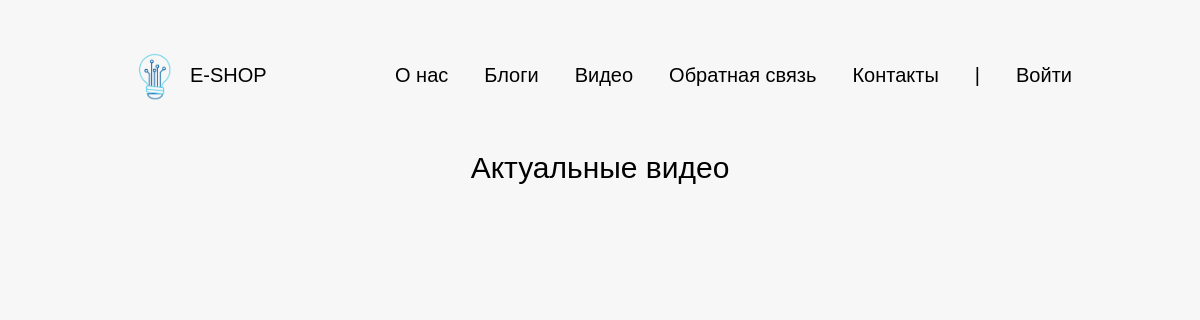
The app's page /videos, older data.
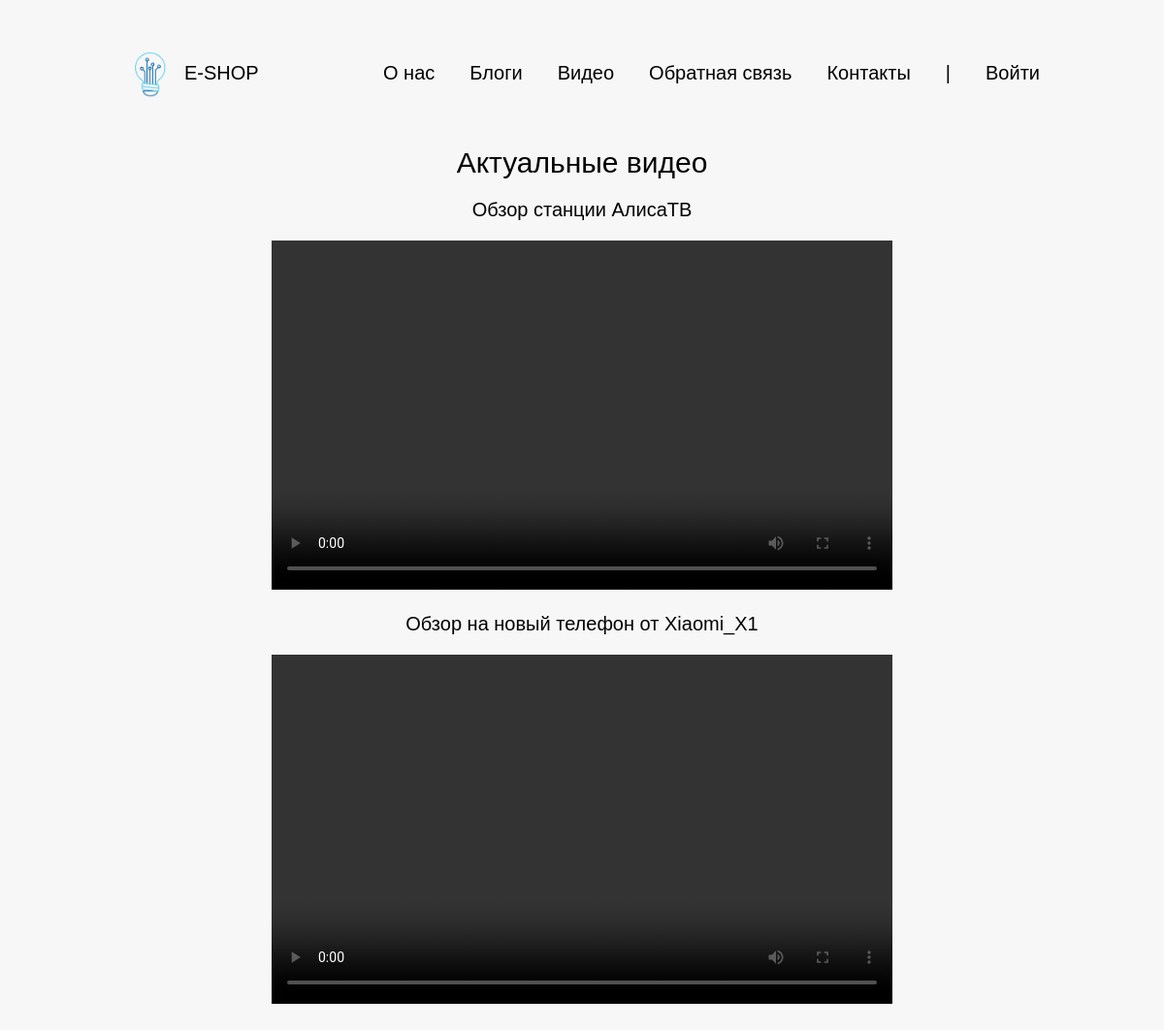
The same page, newer data.
### eblog/models.py (models this page shows, shortened)
class Videos(models.Model):
    video_file = models.FileField(upload_to='videos/')
    name = models.TextField(verbose_name = "Название видео")

### eblog/views.py (the view)
# urls.py: path('videos',views.videos,name="videos"),
def videos(request):
    videos = Videos.objects.all()
    context = {
    'videos': videos,
    }
    return render(request,"videos.html",context)

### templates/videos.html (shortened to what this page needs)
{% extends "layout.html" %}
{% load static %}
{% block content %}
    <div class="video_header">
        <p>Актуальные видео</p>
    </div>
    {% for video in videos %}
        <div class="videos_wrapper">
            <div class="videos_name">
                <P>{{video.name}}</P>
            </div>
            <div class="video_player">
                <video width="640" height="360" controls>
                    <source src="{{video.video_file.url}}" type="video/mp4">
                </video>
            </div>
    {% endfor %}
    </div>
{% endblock %}

Row changes from the older to the newer data that the page shows:
added Videos: name "Обзор станции АлисаТВ"
added Videos: name "Обзор на новый телефон от Xiaomi_X1"
